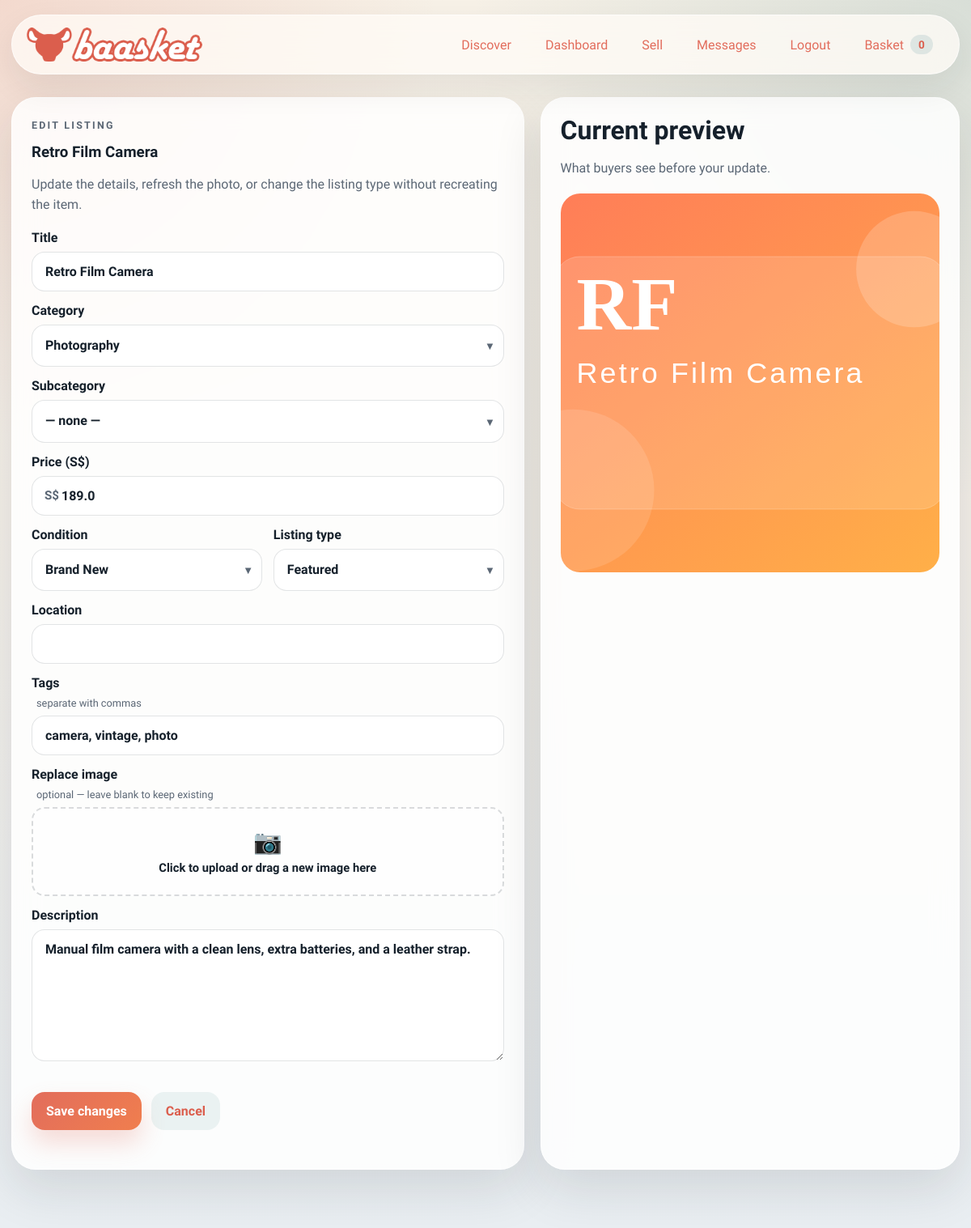
/dashboard/listings/1/edit (signed in), run on the app's committed database.
### models.py (models this page shows, shortened)
class ListingModel(db.Model):
    id = db.Column(db.Integer, primary_key=True)                              # ITEMID (internal int; ITEMID UUID stored separately if needed)
    seller_id = db.Column(db.Integer, db.ForeignKey("user.id"), nullable=False, index=True)   # SELLERID → USER
    buyer_id  = db.Column(db.Integer, db.ForeignKey("user.id"), nullable=True,  index=True)   # BUYERID  → USER (null until sold)
    category    = db.Column(db.String(80),  nullable=False, index=True)       # CATEGORYID
    subcategory = db.Column(db.String(120), nullable=False, default="")       # SUBCATEGORYID
    title       = db.Column(db.String(100), nullable=False, index=True)       # TITLE    VARCHAR(100)
    price       = db.Column(db.Float,       nullable=False)                   # PRICE    FLOAT
    condition   = db.Column(db.String(10),  nullable=False)                   # CONDITION VARCHAR(10)
    listed_date = db.Column(db.DateTime,    nullable=False, default=datetime.utcnow, index=True)  # LISTEDDATE
    description = db.Column(db.String(1000), nullable=False)                  # DESCRIPTION VARCHAR(1000)
    likes    = db.Column(db.Integer, nullable=False, default=0)               # LIKES    INTEGER (≥ 0)
    reserved = db.Column(db.Boolean, nullable=False, default=False)           # RESERVED bool
    buyable  = db.Column(db.Boolean, nullable=False, default=True)            # BUYABLE  bool
    kind           = db.Column(db.String(20),  nullable=False, default="standard")
    image_path     = db.Column(db.String(255), nullable=False, default="")
    seed_image_data = db.Column(db.Text,       nullable=False, default="")
    tags_csv       = db.Column(db.Text,        nullable=False, default="")
    location       = db.Column(db.String(80),  nullable=False, default="")
    quantity       = db.Column(db.Integer,     nullable=False, default=1)
    sku            = db.Column(db.String(64),  nullable=True,  default="")
    is_active      = db.Column(db.Boolean,     nullable=False, default=True)
    created_at = db.synonym("listed_date")
    offers = db.relationship("Offer", backref="listing", lazy=True, cascade="all, delete-orphan")
    @property
    def tags(self) -> tuple[str, ...]:
        return tuple(tag for tag in self.tags_csv.split(",") if tag)
    @property
    def image_data(self) -> str:
        if self.image_path:
            return f"/static/{self.image_path}"
        return self.seed_image_data or "/static/assets/logo/baasket_logo.png"

### main.py (the view, shortened to what this page needs)
	@app.route("/dashboard/listings/<int:listing_id>/edit", methods=["GET", "POST"])
	@login_required
	def edit_listing(listing_id: int) -> str:
		listing = db.session.get(Item, listing_id)
		if listing is None or listing.seller_id != current_user.id:
			flash("That listing cannot be edited.", "warning")
			return redirect(url_for("dashboard"))
		return render_template(
			"edit_listing.html",
			title="Edit Listing | Baasket",
			listing=listing,
			categories_map=CATEGORIES_MAP,
		)

### models.py (called while the page is built)
@login_manager.user_loader
def load_user(user_id: str) -> User | None:
    if not user_id.isdigit():
        return None
    return db.session.get(User, int(user_id))

### payment.py (called while the page is built)
    def options(self) -> tuple[dict[str, object], ...]:
        return tuple(
            {
                "code": strategy.code,
                "label": strategy.label,
                "fee_rate": getattr(strategy, "fee_rate", Decimal("0.00")),
            }
            for strategy in self._strategies.values()
        )

### templates/edit_listing.html (shortened to what this page needs)
{% extends "base.html" %}
{% block content %}
<section class="detail-grid reveal" data-reveal>
  <article class="card-surface">
    <div class="section-heading compact">
      <p class="eyebrow">Edit listing</p>
      <h1>{{ listing.title }}</h1>
      <p>Update the details, refresh the photo, or change the listing type without recreating the item.</p>
    </div>
    <form method="post" enctype="multipart/form-data" class="stack-form" id="edit-form">
      <label>
        Title
        <input type="text" name="title" value="{{ listing.title }}" required>
      </label>
      <label>
        Category
        <div class="select-wrap">
          <select name="category" id="category-select" required>
            {% for cat in categories_map.keys() %}
              <option value="{{ cat }}" {% if cat == listing.category %}selected{% endif %}>{{ cat }}</option>
            {% endfor %}
          </select>
          <span class="select-arrow">▾</span>
        </div>
      </label>
      {% set current_sub = listing.subcategory if listing.subcategory is defined else '' %}
      {% set current_subs = categories_map.get(listing.category, []) %}
      <label id="subcategory-label" class="subcategory-label" {% if not current_subs %}style="display:none;"{% endif %}>
        Subcategory
        <div class="select-wrap">
          <select name="subcategory" id="subcategory-select">
            <option value="" {% if not current_sub %}selected{% endif %}>— none —</option>
          </select>
          <span class="select-arrow">▾</span>
        </div>
      </label>
      <label>
        Price (S$)
        <div class="price-input-wrap">
          <span class="price-prefix">S$</span>
          <input type="number" name="price" step="0.01" min="0.01" value="{{ listing.price }}" required>
        </div>
      </label>
      <div class="form-two-col">
        <label>
          Condition
          <div class="select-wrap">
            <select name="condition">
              {% for cond in ['Brand New', 'Like New', 'Lightly Used', 'Well Used', 'Heavily Used', 'For Parts'] %}
                <option value="{{ cond }}" {% if cond == listing.condition %}selected{% endif %}>{{ cond }}</option>
              {% endfor %}
            </select>
            <span class="select-arrow">▾</span>
          </div>
        </label>
        <label>
          Listing type
          <div class="select-wrap">
            <select name="kind">
              <option value="featured" {% if listing.kind == 'featured' %}selected{% endif %}>Featured</option>
            </select>
            <span class="select-arrow">▾</span>
          </div>
        </label>
      </div>
      <label>
        Location
        <input type="text" name="location" value="{{ listing.location }}">
      </label>
      <label>
        Tags <span class="field-hint">separate with commas</span>
        <input type="text" name="tags" value="{{ listing.tags | join(', ') }}">
      </label>
      <label>
        Replace image <span class="field-hint">optional — leave blank to keep existing</span>
        <div class="file-drop-zone" id="file-drop-zone">
          <div class="file-drop-inner" id="file-drop-inner">
            <span class="file-drop-icon">📷</span>
            <span class="file-drop-text">Click to upload or drag a new image here</span>
          </div>
        </div>
      </label>
      <label>
        Description
        <textarea name="description" rows="7" required>{{ listing.description }}</textarea>
      </label>
      <div class="action-row">
        <button type="submit" class="primary-button">Save changes</button>
        <a href="{{ url_for('listing_detail', listing_id=listing.id) }}" class="secondary-button">Cancel</a>
      </div>
    </form>
  </article>
  <aside class="card-surface">
    <div class="section-heading compact">
      <h2>Current preview</h2>
      <p>What buyers see before your update.</p>
    </div>
    <img src="{{ listing.image_data }}" alt="{{ listing.title }}" class="detail-image">
  </aside>
</section>
{% endblock %}

### data on the page
ListingModel: title "Retro Film Camera", category "Photography", price "189.0", kind "Featured", tags "camera, vintage, photo", description "Manual film camera with a clean lens, extra batteries, and a leather strap.", title (picture)

### other printed values
{{ cart_count }} "0"
form field condition "Brand New"
